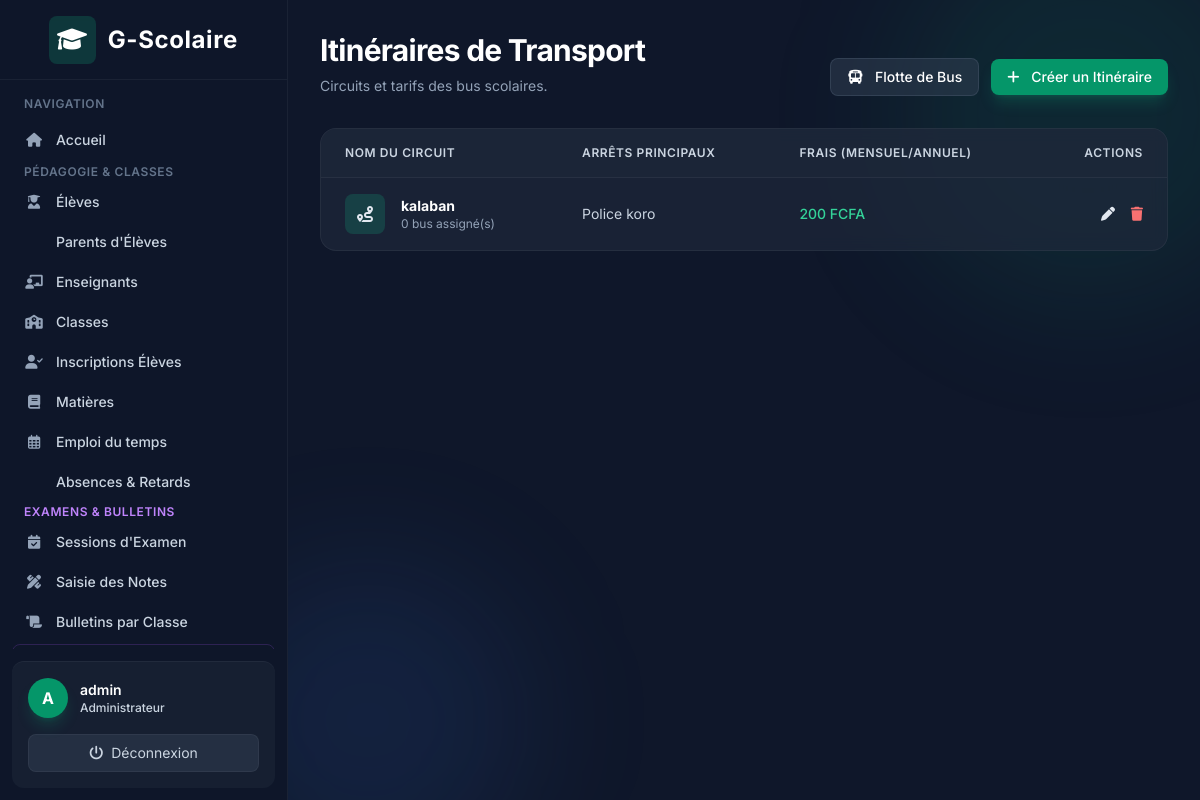
Screenshot of /transport/routes/ (signed in) with the database file from the repository.
### accounts/models.py (models this page shows)
class User(AbstractUser):
    class Role(models.TextChoices):
        ADMIN = "ADMIN", "Administrateur"
        TEACHER = "TEACHER", "Enseignant"
        STUDENT = "STUDENT", "Élève"
        PARENT = "PARENT", "Parent"
    role = models.CharField(
        max_length=20,
        choices=Role.choices
    )
    phone = models.CharField(max_length=30, blank=True)

### transport/models.py (models this page shows, shortened)
class Route(models.Model):
    name = models.CharField(max_length=100)
    stops = models.TextField(help_text="Liste des arrêts séparés par des virgules")
    fee = models.DecimalField(max_digits=10, decimal_places=2, default=0.00)

### transport/views.py (the view)
# urls.py: path('routes/', views.RouteListView.as_view(), name='route_list'),
class RouteListView(LoginRequiredMixin, AdminRequiredMixin, ListView):
    model = Route
    template_name = 'transport/route_list.html'
    context_object_name = 'routes'

### accounts/templatetags/school_tags.py (called while the page is built)
def _format_number(value):
    try:
        n = int(round(float(value)))
    except (TypeError, ValueError):
        return "0"
    s = f"{n:,}".replace(",", "\u202f")  # espace insécable
    return s

@register.filter(name="fcfa")
def fcfa(value):
    return f"{_format_number(value)} FCFA"

### transport/views.py (called while the page is built)
    def test_func(self):
        return self.request.user.role == 'ADMIN'

### templates/transport/route_list.html (shortened to what this page needs)
{% extends 'base.html' %}
{% load school_tags %}
{% block content %}
<div class="mb-8 flex flex-col md:flex-row md:items-end justify-between gap-4">
    <div>
        <h1 class="text-3xl font-bold text-white tracking-tight">Itinéraires de Transport</h1>
        <p class="text-slate-400 mt-2 text-sm">Circuits et tarifs des bus scolaires.</p>
    </div>
    {% if user.role == 'ADMIN' %}
    <div class="flex items-center gap-3">
        <a href="{% url 'transport:vehicle_list' %}" class="px-4 py-2 bg-slate-700/50 text-white hover:bg-slate-700 rounded-lg text-sm font-medium transition-colors border border-slate-600/50">
            <i class="fa-solid fa-bus mr-2"></i> Flotte de Bus
        </a>
        <a href="{% url 'transport:route_create' %}" class="px-4 py-2 bg-brand-600 text-white hover:bg-brand-500 rounded-lg text-sm font-medium transition-colors shadow-lg shadow-brand-500/20">
            <i class="fa-solid fa-plus mr-2"></i> Créer un Itinéraire
        </a>
    </div>
    {% endif %}
</div>
<div class="card-glass rounded-2xl overflow-hidden">
    <div class="overflow-x-auto">
        <table class="min-w-full divide-y divide-white/5">
            <thead class="bg-slate-800/50">
                <tr>
                    <th scope="col" class="px-6 py-4 text-left text-xs font-semibold text-slate-300 uppercase tracking-wider">
                        Nom du Circuit
                    </th>
                    <th scope="col" class="px-6 py-4 text-left text-xs font-semibold text-slate-300 uppercase tracking-wider">
                        Arrêts Principaux
                    </th>
                    <th scope="col" class="px-6 py-4 text-left text-xs font-semibold text-slate-300 uppercase tracking-wider">
                        Frais (Mensuel/Annuel)
                    </th>
                    {% if user.role == 'ADMIN' %}
                    <th scope="col" class="px-6 py-4 text-right text-xs font-semibold text-slate-300 uppercase tracking-wider">
                        Actions
                    </th>
                    {% endif %}
                </tr>
            </thead>
            <tbody class="divide-y divide-white/5 bg-transparent">
                {% for route in routes %}
                <tr class="hover:bg-slate-800/30 transition-colors">
                    <td class="px-6 py-4 whitespace-nowrap">
                        <div class="flex items-center">
                            <div class="h-10 w-10 rounded-lg bg-brand-500/20 flex items-center justify-center text-brand-400">
                                <i class="fa-solid fa-route"></i>
                            </div>
                            <div class="ml-4">
                                <p class="text-sm font-bold text-white">{{ route.name }}</p>
                                <p class="text-xs text-slate-400">{{ route.vehicles.count }} bus assigné(s)</p>
                            </div>
                        </div>
                    </td>
                    <td class="px-6 py-4 text-sm text-slate-300 max-w-md truncate">
                        {{ route.stops }}
                    </td>
                    <td class="px-6 py-4 whitespace-nowrap text-sm font-medium text-emerald-400">
                        {{ route.fee|fcfa }}
                    </td>
                    {% if user.role == 'ADMIN' %}
                    <td class="px-6 py-4 whitespace-nowrap text-right text-sm font-medium">
                        <a href="{% url 'transport:route_update' route.pk %}" class="text-brand-400 hover:text-brand-300 mr-3 transition-colors"><i class="fa-solid fa-pen"></i></a>
                        <a href="{% url 'transport:route_delete' route.pk %}" class="text-red-400 hover:text-red-300 transition-colors"><i class="fa-solid fa-trash"></i></a>
                    </td>
                    {% endif %}
                </tr>
                {% empty %}
                <tr>
                    <td colspan="4" class="px-6 py-8 text-center text-sm text-slate-400">
                        Aucun itinéraire configuré.
                    </td>
                </tr>
                {% endfor %}
            </tbody>
        </table>
    </div>
</div>
{% endblock %}

### templates/base.html (shortened to what this page needs)
<!DOCTYPE html>
<html lang="fr" class="h-full bg-slate-900 text-slate-200">
<head>
    <script src="https://cdn.tailwindcss.com"></script>
    <link href="https://cdnjs.cloudflare.com/ajax/libs/font-awesome/6.0.0/css/all.min.css" rel="stylesheet">
</head>
<body class="h-screen flex overflow-hidden font-sans antialiased bg-slate-900 text-slate-200">
    {% if user.is_authenticated %}
    <div class="hidden md:flex md:flex-shrink-0 z-20">
        <div class="flex flex-col w-72 glass text-slate-300">
            <div class="flex items-center justify-center h-20 border-b border-white/5 px-4">
                <span class="text-2xl font-bold flex items-center gap-3 text-white tracking-wide">
                    <div class="bg-brand-500/20 p-2 rounded-lg text-brand-400">
                        <i class="fa-solid fa-graduation-cap"></i>
                    </div>
                    G-Scolaire
                </span>
            </div>
            <div class="flex-1 flex flex-col overflow-y-auto mt-4 px-3">
                <p class="px-3 text-xs font-semibold text-slate-500 uppercase tracking-wider mb-2">Navigation</p>
                <nav class="flex-1 space-y-1">
                    <a href="{% url 'dashboard' %}" class="nav-item group flex items-center px-3 py-2.5 text-sm font-medium rounded-lg text-slate-300 hover:text-white hover:bg-slate-800/80">
                        <i class="fa-solid fa-house mr-3 w-5 text-center text-slate-400 group-hover:text-brand-400"></i> Accueil
                    </a>
                    {% if user.role == 'ADMIN' or user.is_superuser %}
                        <div class="mt-4 mb-2">
                            <p class="px-3 text-xs font-semibold text-slate-500 uppercase tracking-wider">Pédagogie &amp; Classes</p>
                        </div>
                        <a href="{% url 'students:list' %}" class="nav-item group flex items-center px-3 py-2 text-sm font-medium rounded-lg text-slate-300 hover:text-white hover:bg-slate-800/80">
                            <i class="fa-solid fa-user-graduate mr-3 w-5 text-center text-slate-400 group-hover:text-brand-400"></i> Élèves
                        </a>
                        <a href="{% url 'students:parent_list' %}" class="nav-item group flex items-center px-3 py-2 text-sm font-medium rounded-lg text-slate-300 hover:text-white hover:bg-slate-800/80">
                             Parents d'Élèves
                        </a>
                        <a href="{% url 'teachers:list' %}" class="nav-item group flex items-center px-3 py-2 text-sm font-medium rounded-lg text-slate-300 hover:text-white hover:bg-slate-800/80">
                            <i class="fa-solid fa-chalkboard-user mr-3 w-5 text-center text-slate-400 group-hover:text-brand-400"></i> Enseignants
                        </a>
                        <a href="{% url 'academics:class_list' %}" class="nav-item group flex items-center px-3 py-2 text-sm font-medium rounded-lg text-slate-300 hover:text-white hover:bg-slate-800/80">
                            <i class="fa-solid fa-school mr-3 w-5 text-center text-slate-400 group-hover:text-brand-400"></i> Classes
                        </a>
                        <a href="{% url 'academics:enrollment_list' %}" class="nav-item group flex items-center px-3 py-2 text-sm font-medium rounded-lg text-slate-300 hover:text-white hover:bg-slate-800/80">
                            <i class="fa-solid fa-user-check mr-3 w-5 text-center text-slate-400 group-hover:text-brand-400"></i> Inscriptions Élèves
                        </a>
                        <a href="{% url 'academics:subject_list' %}" class="nav-item group flex items-center px-3 py-2 text-sm font-medium rounded-lg text-slate-300 hover:text-white hover:bg-slate-800/80">
                            <i class="fa-solid fa-book mr-3 w-5 text-center text-slate-400 group-hover:text-brand-400"></i> Matières
                        </a>
                        <a href="{% url 'academics:course_list' %}" class="nav-item group flex items-center px-3 py-2 text-sm font-medium rounded-lg text-slate-300 hover:text-white hover:bg-slate-800/80">
                            <i class="fa-regular fa-calendar-days mr-3 w-5 text-center text-slate-400 group-hover:text-brand-400"></i> Emploi du temps
                        </a>
                        <a href="{% url 'attendance:list' %}" class="nav-item group flex items-center px-3 py-2 text-sm font-medium rounded-lg text-slate-300 hover:text-white hover:bg-slate-800/80">
                             Absences &amp; Retards
                        </a>
                        <div class="mt-5 mb-2">
                            <p class="px-3 text-xs font-semibold text-purple-400 uppercase tracking-wider">Examens &amp; Bulletins</p>
                        </div>
                        <a href="{% url 'exams:session_list' %}" class="nav-item group flex items-center px-3 py-2 text-sm font-medium rounded-lg text-slate-300 hover:text-white hover:bg-slate-800/80">
                            <i class="fa-solid fa-calendar-check mr-3 w-5 text-center text-slate-400 group-hover:text-purple-400"></i> Sessions d'Examen
                        </a>
                        <a href="{% url 'exams:mark_entry_select' %}" class="nav-item group flex items-center px-3 py-2 text-sm font-medium rounded-lg text-slate-300 hover:text-white hover:bg-slate-800/80">
                            <i class="fa-solid fa-pen-ruler mr-3 w-5 text-center text-slate-400 group-hover:text-purple-400"></i> Saisie des Notes
                        </a>
                        <a href="{% url 'exams:bulletin_select' %}" class="nav-item group flex items-center px-3 py-2 text-sm font-medium rounded-lg text-slate-300 hover:text-white hover:bg-slate-800/80">
                            <i class="fa-solid fa-scroll mr-3 w-5 text-center text-slate-400 group-hover:text-purple-400"></i> Bulletins par Classe
                        </a>
                        <a href="{% url 'exams:parent_bulletins' %}" class="nav-item group flex items-center px-3 py-2 text-sm font-medium rounded-lg text-purple-300 hover:text-white hover:bg-purple-900/40 border border-purple-500/20">
                        </a>
                    {% endif %}
                </nav>
            </div>
            <div class="flex-shrink-0 border-t border-white/5 p-4 m-3 rounded-xl bg-slate-800/50">
                <div class="flex items-center w-full">
                    <div class="h-10 w-10 rounded-full bg-brand-600 flex items-center justify-center text-white font-bold shadow-lg shadow-brand-500/20">
                        {{ user.get_full_name|default:user.username|make_list|first|upper }}
                    </div>
                    <div class="ml-3 flex-1 overflow-hidden">
                        <p class="text-sm font-semibold text-white truncate">{{ user.get_full_name|default:user.username }}</p>
                        <p class="text-xs font-medium text-brand-400">{{ user.get_role_display }}</p>
                    </div>
                </div>
                <form method="post" action="{% url 'logout' %}" class="mt-4">
                    <button type="submit" class="w-full text-center text-sm bg-slate-700/50 hover:bg-red-500/20 hover:text-red-400 text-slate-300 py-2 rounded-lg transition-colors flex items-center justify-center gap-2 border border-white/5 hover:border-red-500/30">
                        <i class="fa-solid fa-power-off"></i> Déconnexion
                    </button>
                </form>
            </div>
        </div>
    </div>
    {% endif %}
    <div class="flex flex-col w-0 flex-1 overflow-hidden relative">
        <div class="absolute top-0 right-0 -mr-20 -mt-20 w-96 h-96 bg-brand-500/10 rounded-full blur-3xl pointer-events-none"></div>
        <div class="absolute bottom-0 left-0 -ml-20 -mb-20 w-80 h-80 bg-blue-500/10 rounded-full blur-3xl pointer-events-none"></div>
        <main class="flex-1 relative z-10 overflow-y-auto focus:outline-none">
            <div class="py-8 px-4 sm:px-6 md:px-8 max-w-7xl mx-auto">
                {% block content %}
                {% endblock %}
            </div>
        </main>
    </div>
</body>
</html>

### templates/base.html (style rules this page uses)
.glass { background: rgba(15, 23, 42, 0.7); backdrop-filter: blur(10px); -webkit-backdrop-filter: blur(10px); border-right: 1px solid rgba(255, 255, 255, 0.05); }
.card-glass { background: rgba(30, 41, 59, 0.7); backdrop-filter: blur(8px); -webkit-backdrop-filter: blur(8px); border: 1px solid rgba(255, 255, 255, 0.05); }
.nav-item { transition: all 0.3s cubic-bezier(0.4, 0, 0.2, 1); }

### rows the page displays
User: get_full_name|make_list "A", get_full_name "admin", role "Administrateur"
Route: name "kalaban", vehicles.count "0", stops "Police koro", fee|fcfa "200 FCFA"
